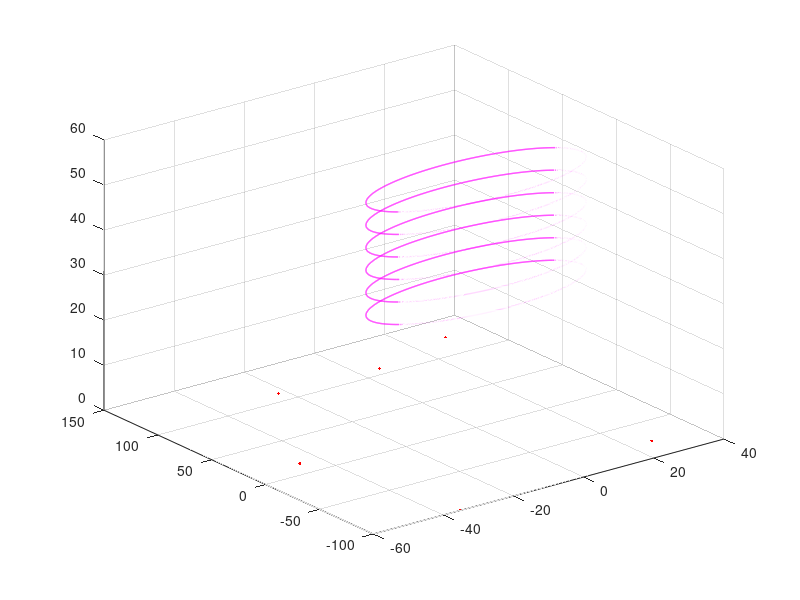

Recreate this plot in MATLAB. (Note: this script raises an error after producing the figure.)
clear all;
clc;
figure;
%%%%%%�����Ļ�������%%%%%
global r;
NUAV=6;%%�����������������˻����
Npoint=6;%%����Ŀ�������
v=10;%���������ٶ�
r=30;%���������뾶
g=9.8;
hmin=30;%�����ɻ���С�����߶�
h=5;%�����ɻ��߶ȼ���
H=[hmin:h:hmin+h*NUAV-h]';%����ÿ�ܷɻ��߶��б�
%����ÿ�ܷɻ���Ӧ��ƽ�׾���
for i=1:NUAV
    paolenth(i)=v*sqrt(2*H(i)/g);
end
%%%%���ɳ��غ�Ŀ��������,���������������ҵ���Ϣ%%%%%%%
P=rand(Npoint,2);
P(:,1)=P(:,1)*100-50;
P(:,2)=P(:,2)*300-150;
P=[P zeros(Npoint,1)];
plot3(P(:,1),P(:,2),P(:,3),'r.');%����Ŀ����
hold on;
grid;
%%%��Ŀ���㰴��Բ�ĵľ�������,���Ź���һ�ֵ�%%%
for i=1:NUAV
    for j=1:Npoint
        s=sqrt(P(j,1)^2+P(j,2)^2);%�ҳ���Բ�������ĵ�
        if j==1
            s0=s;
            n=1;
        end
        if s<s0
            s0=s;
            n=j;%Ŀ����nΪ�ɻ�i�Ĺ����㣬ˮƽ��i����s0
        end
    end
        Prank(i,1)=P(n,1);
        Prank(i,2)=P(n,2);
        P(n,1)=10000;P(n,2)=10000;%���ҹ��ĺõ�Ū��ȥ
        Prank(i,3)=H(i);%�����ߵ�Ͷ���
        pointlenth(i)=s0;%�����㵽Բ�ĵľ���
end
%%%%%%%%%%%%%%%%���ɷɻ���������%%%%%%%%
for i=1:NUAV
theta=0:pi/1800:2*pi;
Circlex=r*cos(theta);
Circley=r*sin(theta);
Circlez=H(i)*ones(1,3601);
plot3(Circlex,Circley,Circlez,'m','Linewidth',1);
hold on;
end
%%%%%%%%%%�ɻ���ʱ������%%%%%%%%%
%%%@@@@@@@@@@@����ģʽ�������ĺ����ǣ�r,0,H(i)����������ײ�����ϲ㿪ʼ��
%%%%%%%%%��·��%%%%%
Ptou=zeros(NUAV,2);%����Ͷ�ŵ�λ�ô�������
Ptou=[Ptou H];
for i=1:NUAV
    R=sqrt(r^2+paolenth(i)^2);
     goal=[Prank(i,1) Prank(i,2)];
    if pointlenth(i)>=R%%%%%Ŀ������Բ�������߳��㹻ƽ��%%%%%%%
       tan=point_tangency(goal);
       point1=tan;
       point2=goal-(goal-tan)/norm(goal-tan)*paolenth(i);
       plot3(point1(1),point1(2),H(i),'go');%��point1(��o��,����һ������תƽ��
        plot3(point2(1),point2(2),H(i),'g*');%��point2(��*),����һ���ͷ�ɳ����ƽ���н���
        plot3( [point1(1),goal(1)],[point1(2),goal(2)], [H(i),H(i)],'g-'); 
        hold on;
    end
    if pointlenth(i)<R&&pointlenth(i)>=r%%%%Ŀ������Բ��Ȼ�����߳�����ƽ��%%%%
        tan=point_tangency(goal);
        tanlenth=norm(tan-goal);
%         Ptangency(i,1)=-tan(1);
%         Ptangency(i,2)=-tan(2);
        point1=-tan;
        aaa=(paolenth(i)-tanlenth)*(tan-goal)/tanlenth;
        point2=point1+aaa;
        point3=tan+aaa;
        plot3(point1(1),point1(2),H(i),'bo');%��point1���+���е������ĶԳƵ㣩������һ������תƽ��
        plot3(point2(1),point2(2),H(i),'b+');%��point2���+������һ��ƽ��ת����
        plot3(point3(1),point3(2),H(i),'b*');%��point3���+������һ���ͷ�ɳ����ƽ���н���
        plot3( [point1(1),point2(1)],[point1(2),point2(2)], [H(i),H(i)],'b-');
        plot3( [point3(1),goal(1)],[point3(2),goal(2)], [H(i),H(i)],'b-');
        hold on;
    end
    if pointlenth(i)<r
        if pointlenth(i)==0
            goal=goal+0.0000001;
        end
        point1=-goal/pointlenth(i)*r;
        point1=[point1 0];
        w=[0 0 1];
        bbb=cross(w,point1);
        bbb=[bbb(1) bbb(2)];
        point1=[point1(1) point1(2)];
        point2=point1+bbb;
        point3=2*bbb;
        point5=goal/pointlenth(i)*(pointlenth(i)+paolenth(i));
        point4=point3+point5;
        plot3(point1(1),point1(2),H(i),'mo');%��point1����*��������һ������תƽ��
        plot3(point2(1),point2(2),H(i),'m+');%��point2����*��������һ��ƽ��ת����
        plot3(point3(1),point3(2),H(i),'mo');%��point3����*��������һ������תƽ��
        plot3(point4(1),point4(2),H(i),'m+');%��point4����*��������һ��ƽ��ת����
        plot3(point5(1),point5(2),H(i),'m*');%��point5����*��������һ���ͷ�ɳ����ƽ���н���
        plot3( [point1(1),point2(1)],[point1(2),point2(2)], [H(i),H(i)],'r--');
        plot3( [point3(1),point4(1)],[point3(2),point4(2)], [H(i),H(i)],'r--');
        plot3( [point5(1),goal(1)],[point5(2),goal(2)], [H(i),H(i)],'r--');
        hold on;
    end
end

axis equal;
